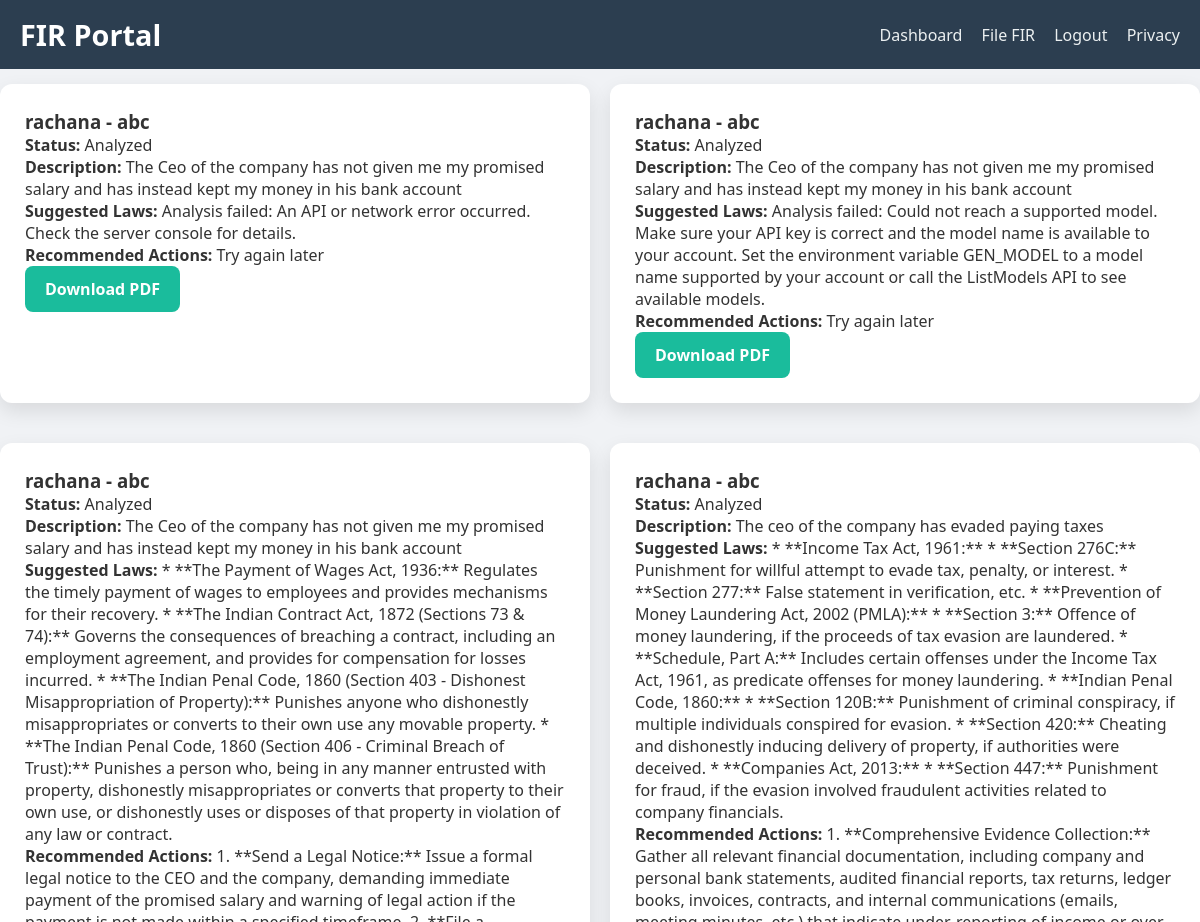
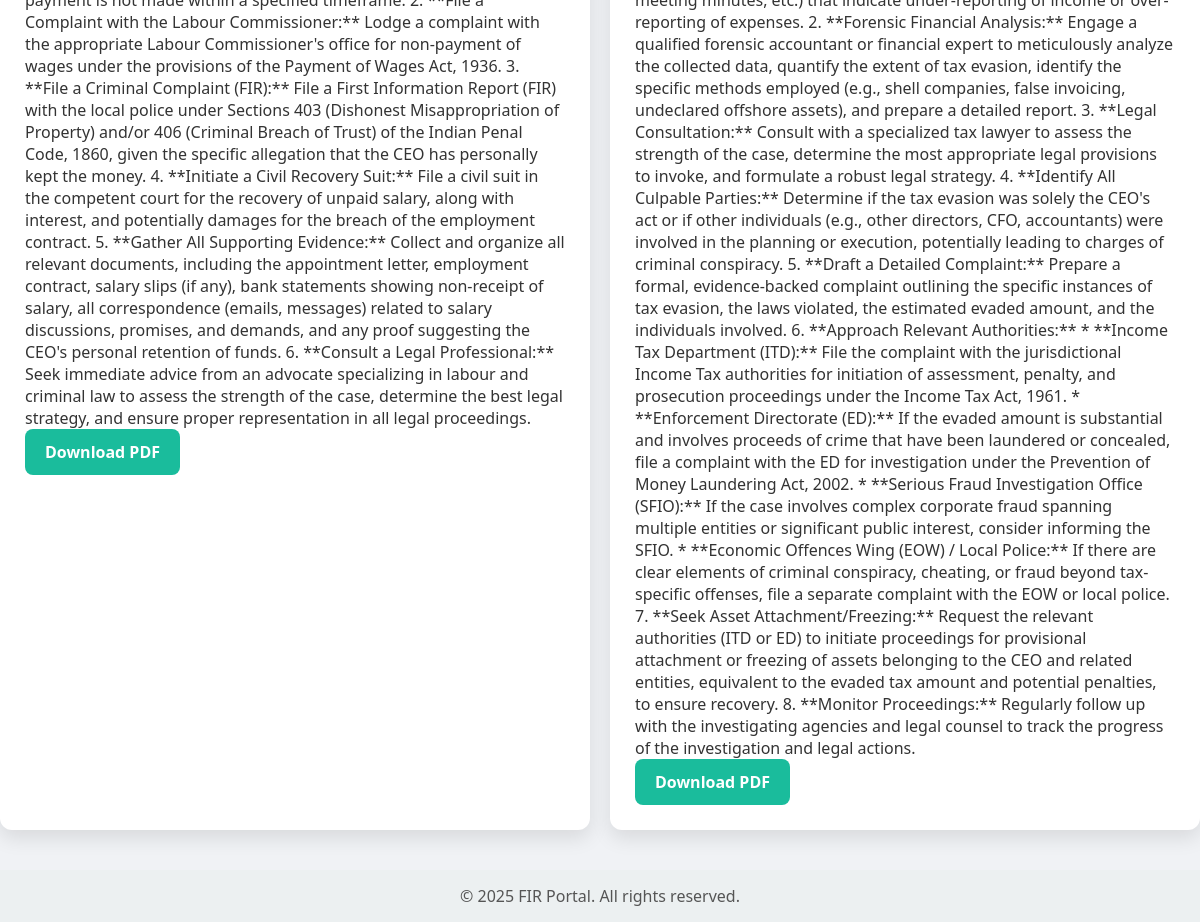
/dashboard (signed in), run on the app's committed database (2 pictures, top to bottom).
### tables this page shows
CREATE TABLE fir_reports (
            id INTEGER PRIMARY KEY,
            user_id INTEGER NOT NULL,
            name TEXT NOT NULL,
            company TEXT,
            company_address TEXT,
            industry TEXT,
            email TEXT,
            phone TEXT,
            accused_name TEXT,
            accused_role TEXT,
            witness_name TEXT,
            witness_contact TEXT,
            location_details TEXT,
            violation_type TEXT,
            incident_date TEXT,
            description TEXT,
            status TEXT,
            laws TEXT,
            actions TEXT,
            FOREIGN KEY (user_id) REFERENCES users (id)
        );

### app.py (the view)
@app.route("/dashboard")
def dashboard():
    if "user_id" not in session:
        flash("Please login first.", "error")
        return redirect(url_for("login"))
    conn = get_db_connection()
    reports = conn.execute("SELECT * FROM fir_reports WHERE user_id = ?", (session['user_id'],)).fetchall()
    conn.close()
    return render_template("dashboard.html", reports=reports)

### app.py (called while the page is built)
def get_db_connection():
    conn = sqlite3.connect(DATABASE)
    conn.row_factory = sqlite3.Row
    return conn

### templates/dashboard.html
{% extends "base.html" %}
{% block content %}
<div class="dashboard-container">
    {% if reports %}
        {% for fir in reports %}
        <div class="card">
            <h3>{{ fir.name }} - {{ fir.company }}</h3>
            <p><strong>Status:</strong> {{ fir.status }}</p>
            <p><strong>Description:</strong> {{ fir.description }}</p>
            <p><strong>Suggested Laws:</strong> {{ fir.laws }}</p>
            <p><strong>Recommended Actions:</strong> {{ fir.actions }}</p>
            <a class="btn" href="{{ url_for('download_fir', fir_id=fir.id) }}">Download PDF</a>
        </div>
        {% endfor %}
    {% else %}
        <p>No FIRs filed yet. <a href="{{ url_for('report') }}">File your first FIR</a></p>
    {% endif %}
</div>
{% endblock %}

### static/style.css (style rules this page uses)
* { margin:0; padding:0; box-sizing:border-box; font-family: 'Segoe UI', sans-serif; }
body { background:#f0f2f5; color:#333; }
.card, .form-card, .home-container { background:#fff; padding:25px; border-radius:12px; box-shadow:0 8px 20px rgba(0,0,0,0.1); margin-bottom:20px; }
button, .btn { background:#1abc9c; color:#fff; border:none; padding:12px 20px; border-radius:8px; cursor:pointer; font-weight:600; transition:0.2s; text-decoration:none; display:inline-block; }
.dashboard-container { display:flex; flex-wrap:wrap; gap:20px; }
.card { flex:1 1 400px; }

### data on the page
fir_reports: name "rachana", company "abc", status "Analyzed", description "The Ceo of the company has not given me my promised salary and has instead kept my money in his bank account", laws "Analysis failed: An API or network error occurred. Check the server console for details.", actions "Try again later"
fir_reports: name "rachana", company "abc", status "Analyzed", description "The Ceo of the company has not given me my promised salary and has instead kept my money in his bank account", laws "Analysis failed: Could not reach a supported model. Make sure your API key is correct and the model name is available to your account. Set the environment variable GEN_MODEL to a model name supported by your account or call the ListModels API to see available models.", actions "Try again later"
fir_reports: name "rachana", company "abc", status "Analyzed", description "The Ceo of the company has not given me my promised salary and has instead kept my money in his bank account", laws "* **The Payment of Wages Act, 1936:** Regulates the timely payment of wages to employees and provides mechanisms for their recovery. * **The Indian Contract Act, 1872 (Sections 73 & 74):** Governs the consequences of breaching a contract, including an employment agreement, and provides for compensation for losses incurred. * **The Indian Penal Code, 1860 (Section 403 - Dishonest Misappropriation of Property):** Punishes anyone who dishonestly misappropriates or converts to their own use any movable property. * **The Indian Penal Code, 1860 (Section 406 - Criminal Breach of Trust):** Punishes a person who, being in any manner entrusted with property, dishonestly misappropriates or converts…", actions "1. **Send a Legal Notice:** Issue a formal legal notice to the CEO and the company, demanding immediate payment of the promised salary and warning of legal action if the payment is not made within a specified timeframe. 2. **File a Complaint with the Labour Commissioner:** Lodge a complaint with the appropriate Labour Commissioner's office for non-payment of wages under the provisions of the Payment of Wages Act, 1936. 3. **File a Criminal Complaint (FIR):** File a First Information Report (FIR) with the local police under Sections 403 (Dishonest Misappropriation of Property) and/or 406 (Criminal Breach of Trust) of the Indian Penal Code, 1860, given the specific allegation that the CEO has…"
fir_reports: name "rachana", company "abc", status "Analyzed", description "The ceo of the company has evaded paying taxes", laws "* **Income Tax Act, 1961:** * **Section 276C:** Punishment for willful attempt to evade tax, penalty, or interest. * **Section 277:** False statement in verification, etc. * **Prevention of Money Laundering Act, 2002 (PMLA):** * **Section 3:** Offence of money laundering, if the proceeds of tax evasion are laundered. * **Schedule, Part A:** Includes certain offenses under the Income Tax Act, 1961, as predicate offenses for money laundering. * **Indian Penal Code, 1860:** * **Section 120B:** Punishment of criminal conspiracy, if multiple individuals conspired for evasion. * **Section 420:** Cheating and dishonestly inducing delivery of property, if authorities were deceived. * **Companies…", actions "1. **Comprehensive Evidence Collection:** Gather all relevant financial documentation, including company and personal bank statements, audited financial reports, tax returns, ledger books, invoices, contracts, and internal communications (emails, meeting minutes, etc.) that indicate under-reporting of income or over-reporting of expenses. 2. **Forensic Financial Analysis:** Engage a qualified forensic accountant or financial expert to meticulously analyze the collected data, quantify the extent of tax evasion, identify the specific methods employed (e.g., shell companies, false invoicing, undeclared offshore assets), and prepare a detailed report. 3. **Legal Consultation:** Consult with a…"
